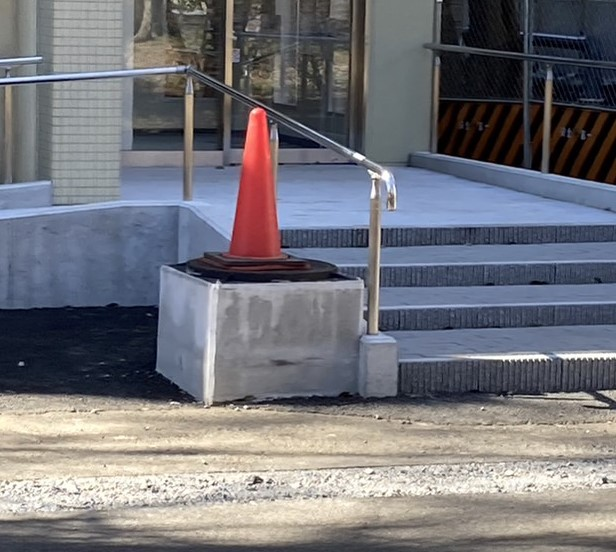
#> input picture image/1.jpg, 616 x 552 px
$ python get_lab_and_plot.py
#> lines starting #> are read from the running program, lines starting #| are printed output that depends on the picture
### get_lab_utils.py
import cv2
import numpy as np
import matplotlib.pyplot as plt
import japanize_matplotlib

# [21 lines left out: function get_rgb, not called in this run]

def get_lab(image):
    # ウィンドウの名前
    window_name = 'Image'
    L=[]
    a=[]
    b=[]
    # 画像内でマウスがクリックされたときに座標と色を表示するコールバック関数
    # [10 lines left out: function get_color, not called in this run]

    # 画像を表示
    cv2.imshow(window_name, image)

    # マウスクリックのコールバック関数を設定
    cv2.setMouseCallback(window_name, get_color)

    # 画像ウィンドウを表示

    cv2.waitKey(0)
    cv2.destroyAllWindows()
    return L,a,b

# グラフ作成用の関数を定義
def create_customized_plot(x, y, x_label, y_label, title=None, xlim=None, ylim=None, marker_size=6):

    plt.figure(figsize=(8, 6))
    plt.rcParams['font.family'] = 'Times New Roman'
    plt.rcParams['xtick.direction'] = 'in'
    plt.rcParams['ytick.direction'] = 'in'
    plt.plot(x, y,"o")

    plt.xlabel(x_label, fontsize=20)
    plt.ylabel(y_label, fontsize=20)
    plt.tick_params(labelsize=14)


    plt.grid(linestyle='solid', alpha=0.5)

    if xlim:
        plt.xlim(xlim)
    if ylim:
        plt.ylim(ylim)
    if title:
        plt.figtext(0.5, 0, title, fontsize=14, ha='center')
     # 余白調整
    #plt.subplots_adjust(left=0.1, right=0.9, top=0.9, bottom=0.1)
    #plt.subplots_adjust(left=0, right=1, bottom=0, top=1) #この1行を入れる
    #plt.savefig(title, dpi=600)  # 画像として保存
    plt.show()

### get_lab_and_plot.py
import cv2
import numpy as np
import get_lab_utils

path='image/1.jpg'
image = cv2.imread(path)
#> image is the input picture: shape (552, 616, 3); mean B, G, R 121.5, 115.5, 115.6

lab_image=cv2.cvtColor(image,cv2.COLOR_BGR2Lab)
#> lab_image: shape (552, 616, 3); mean of channels 0, 1, 2 122.3, 130, 124.7
L,a,b=get_lab_utils.get_lab(lab_image)
#> L = []; a = []; b = []
get_lab_utils.create_customized_plot(b,a,"b","a",)
#> in create_customized_plot, `plt.show()`:
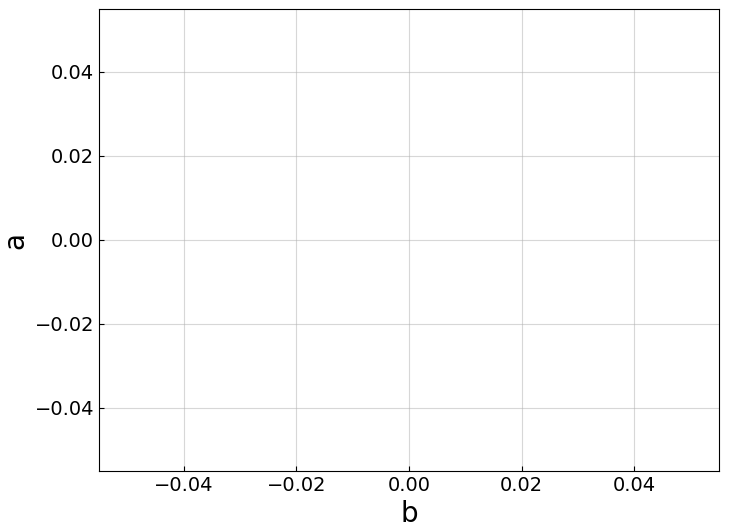
#> figure drawn by matplotlib, 1 panel


cv2.waitKey(0)
cv2.destroyAllWindows()
